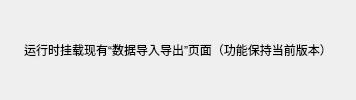
<?xml version="1.0" encoding="UTF-8"?>
<ui version="4.0">
<widget class="QWidget" name="pageImportExport">
          <layout class="QVBoxLayout" name="pageImportExportLayout">
           <property name="spacing">
            <number>0</number>
           </property>
           <property name="leftMargin">
            <number>24</number>
           </property>
           <property name="topMargin">
            <number>24</number>
           </property>
           <property name="rightMargin">
            <number>24</number>
           </property>
           <property name="bottomMargin">
            <number>24</number>
           </property>
           <item>
            <widget class="QLabel" name="pageImportExportLabel">
             <property name="text">
              <string>运行时挂载现有“数据导入导出”页面（功能保持当前版本）</string>
             </property>
             <property name="alignment">
              <set>Qt::AlignmentFlag::AlignCenter</set>
             </property>
            </widget>
           </item>
          </layout>
         </widget>
</ui>
